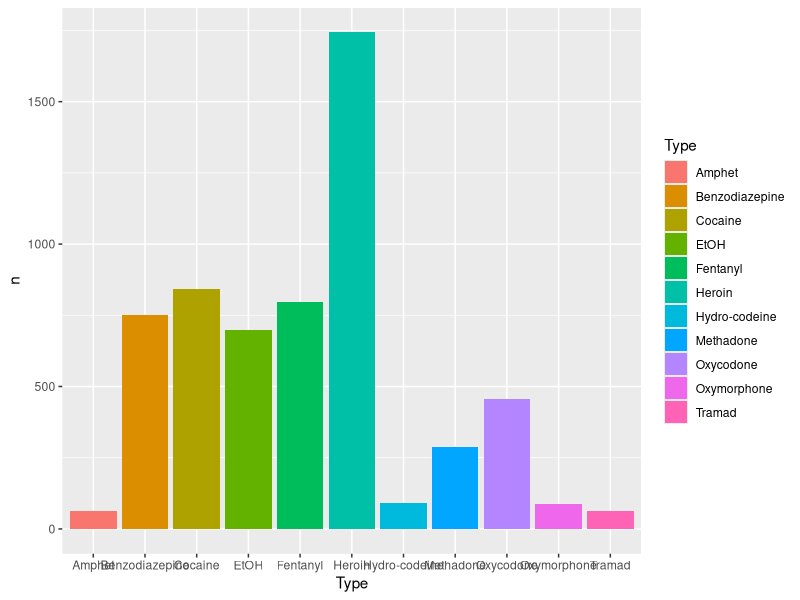

R code for this plot:
library(tidyverse)
drugs <- read_delim("data/drugdeaths.txt",delim="^")

drugs <- drugs %>%
  select(Sex,Age,Heroin:Tramad)

drugs_longer <- drugs %>%
  pivot_longer(Heroin:Tramad,names_to = "Type",values_to = "Result") %>%
  na.omit()

drugs_longer <- drugs_longer %>%
  group_by(Type) %>%
  count(Type)

drugs_longer %>%
  ggplot() +
  geom_col(mapping = aes(x=Type,y=n,fill=Type))
